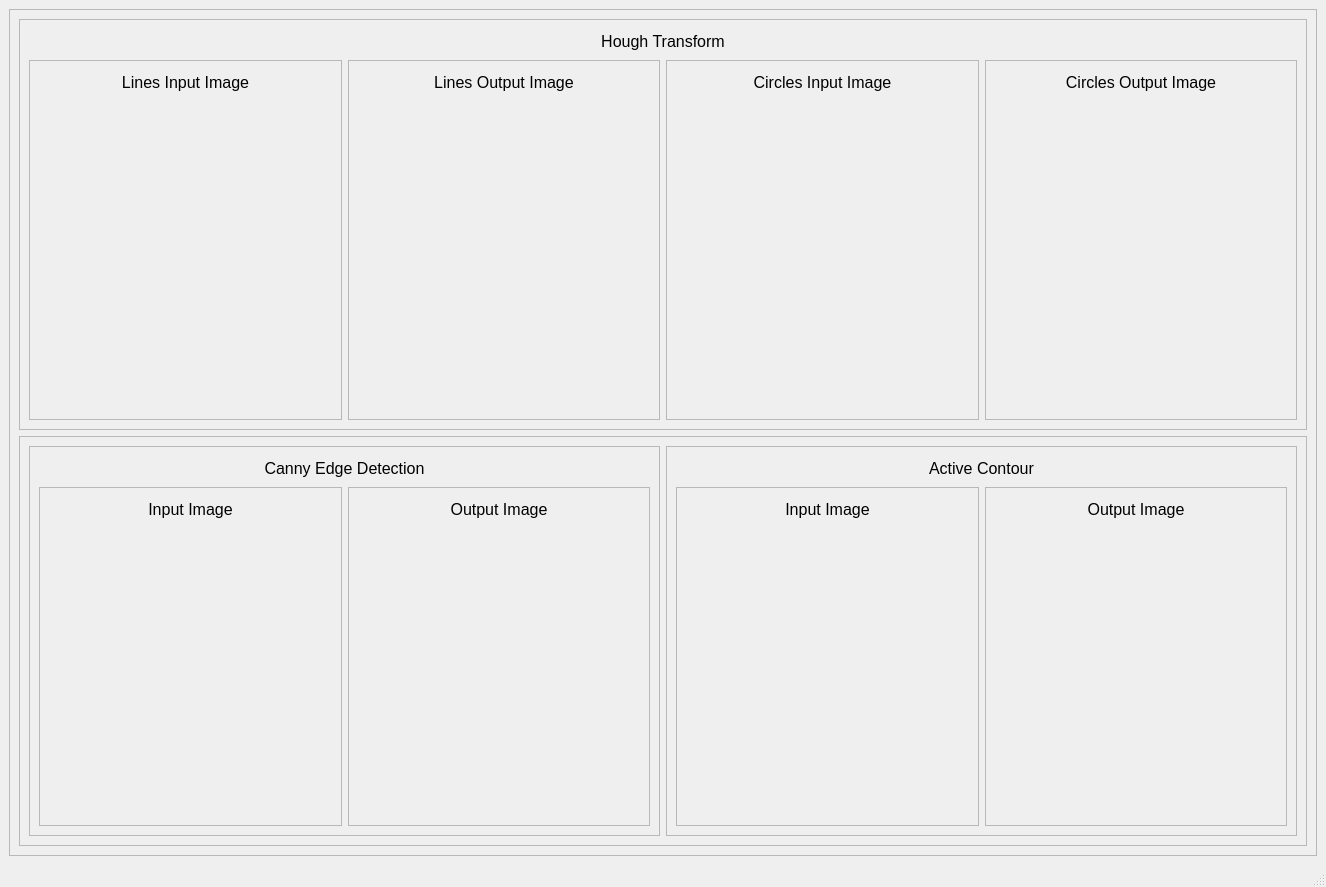
<?xml version="1.0" encoding="UTF-8"?>
<ui version="4.0">
 <class>MainWindow</class>
 <widget class="QMainWindow" name="MainWindow">
  <property name="geometry">
   <rect>
    <x>0</x>
    <y>0</y>
    <width>1326</width>
    <height>887</height>
   </rect>
  </property>
  <property name="windowTitle">
   <string>MainWindow</string>
  </property>
  <widget class="QWidget" name="centralwidget">
   <layout class="QGridLayout" name="gridLayout">
    <item row="0" column="0">
     <widget class="QFrame" name="frame_20">
      <property name="frameShape">
       <enum>QFrame::StyledPanel</enum>
      </property>
      <property name="frameShadow">
       <enum>QFrame::Raised</enum>
      </property>
      <layout class="QGridLayout" name="gridLayout_35">
       <item row="0" column="0">
        <layout class="QVBoxLayout" name="verticalLayout_29">
         <item>
          <widget class="QFrame" name="frame_21">
           <property name="frameShape">
            <enum>QFrame::StyledPanel</enum>
           </property>
           <property name="frameShadow">
            <enum>QFrame::Raised</enum>
           </property>
           <layout class="QGridLayout" name="gridLayout_26">
            <item row="0" column="0">
             <layout class="QVBoxLayout" name="verticalLayout_22">
              <item>
               <widget class="QLabel" name="label_20">
                <property name="maximumSize">
                 <size>
                  <width>16777215</width>
                  <height>25</height>
                 </size>
                </property>
                <property name="font">
                 <font>
                  <pointsize>12</pointsize>
                 </font>
                </property>
                <property name="text">
                 <string>Hough Transform</string>
                </property>
                <property name="alignment">
                 <set>Qt::AlignCenter</set>
                </property>
               </widget>
              </item>
              <item>
               <layout class="QHBoxLayout" name="horizontalLayout_9">
                <item>
                 <widget class="QFrame" name="frame_23">
                  <property name="frameShape">
                   <enum>QFrame::StyledPanel</enum>
                  </property>
                  <property name="frameShadow">
                   <enum>QFrame::Raised</enum>
                  </property>
                  <layout class="QGridLayout" name="gridLayout_22">
                   <item row="0" column="0">
                    <layout class="QVBoxLayout" name="verticalLayout_18">
                     <item>
                      <widget class="QLabel" name="label_16">
                       <property name="maximumSize">
                        <size>
                         <width>16777215</width>
                         <height>25</height>
                        </size>
                       </property>
                       <property name="font">
                        <font>
                         <pointsize>12</pointsize>
                        </font>
                       </property>
                       <property name="text">
                        <string>Lines Input Image</string>
                       </property>
                       <property name="alignment">
                        <set>Qt::AlignCenter</set>
                       </property>
                      </widget>
                     </item>
                     <item>
                      <widget class="QLabel" name="linesInputImage">
                       <property name="text">
                        <string/>
                       </property>
                       <property name="scaledContents">
                        <bool>true</bool>
                       </property>
                       <property name="alignment">
                        <set>Qt::AlignCenter</set>
                       </property>
                      </widget>
                     </item>
                    </layout>
                   </item>
                  </layout>
                 </widget>
                </item>
                <item>
                 <widget class="QFrame" name="frame_24">
                  <property name="frameShape">
                   <enum>QFrame::StyledPanel</enum>
                  </property>
                  <property name="frameShadow">
                   <enum>QFrame::Raised</enum>
                  </property>
                  <layout class="QGridLayout" name="gridLayout_23">
                   <item row="0" column="0">
                    <layout class="QVBoxLayout" name="verticalLayout_19">
                     <item>
                      <widget class="QLabel" name="label_17">
                       <property name="maximumSize">
                        <size>
                         <width>16777215</width>
                         <height>25</height>
                        </size>
                       </property>
                       <property name="font">
                        <font>
                         <pointsize>12</pointsize>
                        </font>
                       </property>
                       <property name="text">
                        <string>Lines Output Image</string>
                       </property>
                       <property name="alignment">
                        <set>Qt::AlignCenter</set>
                       </property>
                      </widget>
                     </item>
                     <item>
                      <widget class="QLabel" name="linesOutputImage">
                       <property name="text">
                        <string/>
                       </property>
                       <property name="scaledContents">
                        <bool>true</bool>
                       </property>
                       <property name="alignment">
                        <set>Qt::AlignCenter</set>
                       </property>
                      </widget>
                     </item>
                    </layout>
                   </item>
                  </layout>
                 </widget>
                </item>
                <item>
                 <widget class="QFrame" name="frame_25">
                  <property name="frameShape">
                   <enum>QFrame::StyledPanel</enum>
                  </property>
                  <property name="frameShadow">
                   <enum>QFrame::Raised</enum>
                  </property>
                  <layout class="QGridLayout" name="gridLayout_24">
                   <item row="0" column="0">
                    <layout class="QVBoxLayout" name="verticalLayout_20">
                     <item>
                      <widget class="QLabel" name="label_18">
                       <property name="maximumSize">
                        <size>
                         <width>16777215</width>
                         <height>25</height>
                        </size>
                       </property>
                       <property name="font">
                        <font>
                         <pointsize>12</pointsize>
                        </font>
                       </property>
                       <property name="text">
                        <string>Circles Input Image</string>
                       </property>
                       <property name="alignment">
                        <set>Qt::AlignCenter</set>
                       </property>
                      </widget>
                     </item>
                     <item>
                      <widget class="QLabel" name="circlesInputImage">
                       <property name="text">
                        <string/>
                       </property>
                       <property name="alignment">
                        <set>Qt::AlignCenter</set>
                       </property>
                      </widget>
                     </item>
                    </layout>
                   </item>
                  </layout>
                 </widget>
                </item>
                <item>
                 <widget class="QFrame" name="frame_26">
                  <property name="frameShape">
                   <enum>QFrame::StyledPanel</enum>
                  </property>
                  <property name="frameShadow">
                   <enum>QFrame::Raised</enum>
                  </property>
                  <layout class="QGridLayout" name="gridLayout_25">
                   <item row="0" column="0">
                    <layout class="QVBoxLayout" name="verticalLayout_21">
                     <item>
                      <widget class="QLabel" name="label_19">
                       <property name="maximumSize">
                        <size>
                         <width>16777215</width>
                         <height>25</height>
                        </size>
                       </property>
                       <property name="font">
                        <font>
                         <pointsize>12</pointsize>
                        </font>
                       </property>
                       <property name="text">
                        <string>Circles Output Image</string>
                       </property>
                       <property name="alignment">
                        <set>Qt::AlignCenter</set>
                       </property>
                      </widget>
                     </item>
                     <item>
                      <widget class="QLabel" name="circlesOutputImage">
                       <property name="text">
                        <string/>
                       </property>
                       <property name="alignment">
                        <set>Qt::AlignCenter</set>
                       </property>
                      </widget>
                     </item>
                    </layout>
                   </item>
                  </layout>
                 </widget>
                </item>
               </layout>
              </item>
             </layout>
            </item>
           </layout>
          </widget>
         </item>
         <item>
          <widget class="QFrame" name="frame_22">
           <property name="frameShape">
            <enum>QFrame::StyledPanel</enum>
           </property>
           <property name="frameShadow">
            <enum>QFrame::Raised</enum>
           </property>
           <layout class="QGridLayout" name="gridLayout_34">
            <item row="0" column="0">
             <layout class="QHBoxLayout" name="horizontalLayout_12">
              <item>
               <widget class="QFrame" name="frame_27">
                <property name="frameShape">
                 <enum>QFrame::StyledPanel</enum>
                </property>
                <property name="frameShadow">
                 <enum>QFrame::Raised</enum>
                </property>
                <layout class="QGridLayout" name="gridLayout_30">
                 <item row="0" column="0">
                  <layout class="QVBoxLayout" name="verticalLayout_25">
                   <item>
                    <widget class="QLabel" name="label_23">
                     <property name="maximumSize">
                      <size>
                       <width>16777215</width>
                       <height>25</height>
                      </size>
                     </property>
                     <property name="font">
                      <font>
                       <pointsize>12</pointsize>
                      </font>
                     </property>
                     <property name="text">
                      <string>Canny Edge Detection</string>
                     </property>
                     <property name="alignment">
                      <set>Qt::AlignCenter</set>
                     </property>
                    </widget>
                   </item>
                   <item>
                    <layout class="QHBoxLayout" name="horizontalLayout_10">
                     <item>
                      <widget class="QFrame" name="frame_29">
                       <property name="frameShape">
                        <enum>QFrame::StyledPanel</enum>
                       </property>
                       <property name="frameShadow">
                        <enum>QFrame::Raised</enum>
                       </property>
                       <layout class="QGridLayout" name="gridLayout_27">
                        <item row="0" column="0">
                         <layout class="QVBoxLayout" name="verticalLayout_23">
                          <item>
                           <widget class="QLabel" name="label_21">
                            <property name="maximumSize">
                             <size>
                              <width>16777215</width>
                              <height>25</height>
                             </size>
                            </property>
                            <property name="font">
                             <font>
                              <pointsize>12</pointsize>
                             </font>
                            </property>
                            <property name="text">
                             <string>Input Image</string>
                            </property>
                            <property name="alignment">
                             <set>Qt::AlignCenter</set>
                            </property>
                           </widget>
                          </item>
                          <item>
                           <widget class="ImageView" name="cannyInputImage" native="true"/>
                          </item>
                         </layout>
                        </item>
                       </layout>
                      </widget>
                     </item>
                     <item>
                      <widget class="QFrame" name="frame_30">
                       <property name="frameShape">
                        <enum>QFrame::StyledPanel</enum>
                       </property>
                       <property name="frameShadow">
                        <enum>QFrame::Raised</enum>
                       </property>
                       <layout class="QGridLayout" name="gridLayout_29">
                        <item row="0" column="0">
                         <layout class="QVBoxLayout" name="verticalLayout_24">
                          <item>
                           <widget class="QLabel" name="label_22">
                            <property name="maximumSize">
                             <size>
                              <width>16777215</width>
                              <height>25</height>
                             </size>
                            </property>
                            <property name="font">
                             <font>
                              <pointsize>12</pointsize>
                             </font>
                            </property>
                            <property name="text">
                             <string>Output Image</string>
                            </property>
                            <property name="alignment">
                             <set>Qt::AlignCenter</set>
                            </property>
                           </widget>
                          </item>
                          <item>
                           <widget class="ImageView" name="cannyOutputImage" native="true"/>
                          </item>
                         </layout>
                        </item>
                       </layout>
                      </widget>
                     </item>
                    </layout>
                   </item>
                  </layout>
                 </item>
                </layout>
               </widget>
              </item>
              <item>
               <widget class="QFrame" name="frame_28">
                <property name="frameShape">
                 <enum>QFrame::StyledPanel</enum>
                </property>
                <property name="frameShadow">
                 <enum>QFrame::Raised</enum>
                </property>
                <layout class="QGridLayout" name="gridLayout_31">
                 <item row="0" column="0">
                  <layout class="QVBoxLayout" name="verticalLayout_26">
                   <item>
                    <widget class="QLabel" name="label_24">
                     <property name="maximumSize">
                      <size>
                       <width>16777215</width>
                       <height>25</height>
                      </size>
                     </property>
                     <property name="font">
                      <font>
                       <pointsize>12</pointsize>
                      </font>
                     </property>
                     <property name="text">
                      <string>Active Contour</string>
                     </property>
                     <property name="alignment">
                      <set>Qt::AlignCenter</set>
                     </property>
                    </widget>
                   </item>
                   <item>
                    <layout class="QHBoxLayout" name="horizontalLayout_11">
                     <item>
                      <widget class="QFrame" name="frame_31">
                       <property name="frameShape">
                        <enum>QFrame::StyledPanel</enum>
                       </property>
                       <property name="frameShadow">
                        <enum>QFrame::Raised</enum>
                       </property>
                       <layout class="QGridLayout" name="gridLayout_32">
                        <item row="0" column="0">
                         <layout class="QVBoxLayout" name="verticalLayout_27">
                          <item>
                           <widget class="QLabel" name="label_25">
                            <property name="maximumSize">
                             <size>
                              <width>16777215</width>
                              <height>25</height>
                             </size>
                            </property>
                            <property name="font">
                             <font>
                              <pointsize>12</pointsize>
                             </font>
                            </property>
                            <property name="text">
                             <string>Input Image</string>
                            </property>
                            <property name="alignment">
                             <set>Qt::AlignCenter</set>
                            </property>
                           </widget>
                          </item>
                          <item>
                           <widget class="ImageView" name="activeContoursInputImage" native="true"/>
                          </item>
                         </layout>
                        </item>
                       </layout>
                      </widget>
                     </item>
                     <item>
                      <widget class="QFrame" name="frame_32">
                       <property name="frameShape">
                        <enum>QFrame::StyledPanel</enum>
                       </property>
                       <property name="frameShadow">
                        <enum>QFrame::Raised</enum>
                       </property>
                       <layout class="QGridLayout" name="gridLayout_33">
                        <item row="0" column="0">
                         <layout class="QVBoxLayout" name="verticalLayout_28">
                          <item>
                           <widget class="QLabel" name="label_26">
                            <property name="maximumSize">
                             <size>
                              <width>16777215</width>
                              <height>25</height>
                             </size>
                            </property>
                            <property name="font">
                             <font>
                              <pointsize>12</pointsize>
                             </font>
                            </property>
                            <property name="text">
                             <string>Output Image</string>
                            </property>
                            <property name="alignment">
                             <set>Qt::AlignCenter</set>
                            </property>
                           </widget>
                          </item>
                          <item>
                           <widget class="ImageView" name="activeContoursOutputImage" native="true"/>
                          </item>
                         </layout>
                        </item>
                       </layout>
                      </widget>
                     </item>
                    </layout>
                   </item>
                  </layout>
                 </item>
                </layout>
               </widget>
              </item>
             </layout>
            </item>
           </layout>
          </widget>
         </item>
        </layout>
       </item>
      </layout>
     </widget>
    </item>
   </layout>
  </widget>
  <widget class="QMenuBar" name="menubar">
   <property name="geometry">
    <rect>
     <x>0</x>
     <y>0</y>
     <width>1326</width>
     <height>26</height>
    </rect>
   </property>
  </widget>
  <widget class="QStatusBar" name="statusbar"/>
 </widget>
 <customwidgets>
  <customwidget>
   <class>ImageView</class>
   <extends>QWidget</extends>
   <header>pyqtgraph</header>
   <container>1</container>
  </customwidget>
 </customwidgets>
 <resources/>
 <connections/>
</ui>
